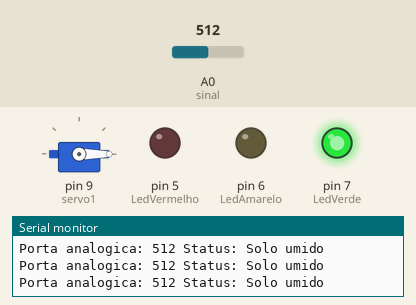
This sketch was run on a simulated Arduino Uno, built with avr-gcc and run on an emulated ATmega328P. On the bench: servo, output pins drawn as LEDs (lit = HIGH), the last lines printed to the serial monitor. Inputs (shaded band) come from the test bench; at power-on: A0 (sinal) = 512.

Above: at 1.2 s.
1.3 s: A0 (sinal) set to 610
At 1.8 s:
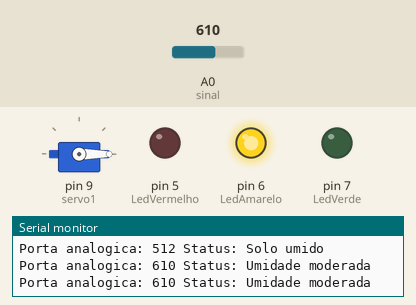
3.0 s: A0 (sinal) set to 810
At 4.3 s:
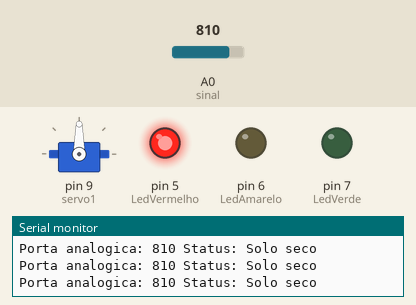
4.6 s: A0 (sinal) set to 790
At 5.8 s:
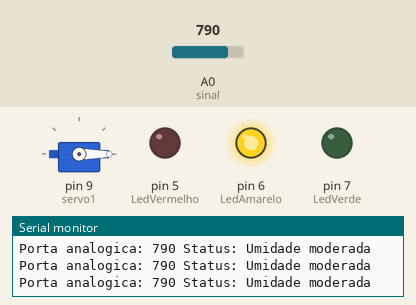
6.2 s: A0 (sinal) set to 900
At 7.2 s:
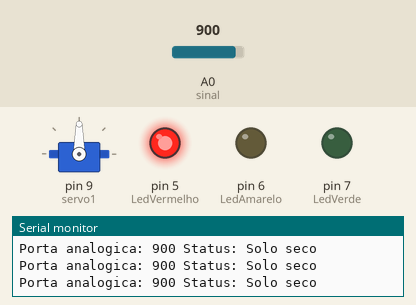
Timing chart, 0 to 8.8 s (numbered marks = the images above; inputs shaded):
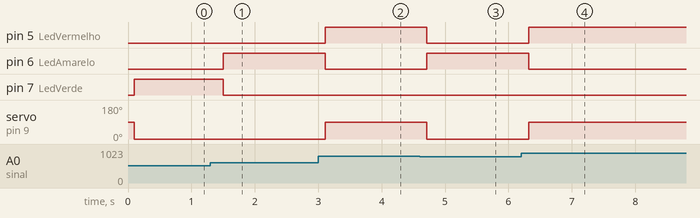

Measured:
- after the input at 1.3 s, pin 6 (LedAmarelo): LOW → HIGH after 0.21 s; pin 7 (LedVerde): HIGH → LOW after 0.21 s
- after the input at 3.0 s, pin 5 (LedVermelho): LOW → HIGH after 0.11 s; pin 6 (LedAmarelo): HIGH → LOW after 0.11 s; servo on pin 9 (servo1): 0° → 90° after 0.11 s
- after the input at 4.6 s, pin 5 (LedVermelho): HIGH → LOW after 0.12 s; pin 6 (LedAmarelo): LOW → HIGH after 0.12 s; servo on pin 9 (servo1): 90° → 0° after 0.12 s
- after the input at 6.2 s, pin 5 (LedVermelho): LOW → HIGH after 0.12 s; pin 6 (LedAmarelo): HIGH → LOW after 0.12 s; servo on pin 9 (servo1): 0° → 90° after 0.12 s

The sketch:

Projeto_IDE.ino
```cpp
// Inclusão da biblioteca para utilização do servo motor
#include <Servo.h>

// Definição de variaveis
#define sinal A0
#define LedVermelho 5
#define LedAmarelo 6
#define LedVerde 7

// Criação de variaveis
Servo servo1;
int valor;
int posicao;


void setup()
{
  Serial.begin(9600);
  servo1.attach(9);
  pinMode(sinal, INPUT);
  pinMode(LedVermelho, OUTPUT);
  pinMode(LedAmarelo, OUTPUT);
  pinMode(LedVerde, OUTPUT);
}

void loop()
{
  //Le o valor do pino A0 do sensor
  valor = analogRead(sinal);

  //Mostra o valor da porta analogica no serial monitor
  Serial.print("Porta analogica: ");
  Serial.print(valor);
  delay(100);

  //Solo umido, acende o led azul
  if (valor > 0 && valor < 600)
  {
    Serial.println(" Status: Solo umido");
    apagaleds();
    digitalWrite(LedVerde, HIGH);
    posicao = 0;
    servo1.write(posicao);
  }

  //Solo com umidade moderada, acende led amarelo
  if (valor > 600 && valor < 800)
  {
    Serial.println(" Status: Umidade moderada");
    apagaleds();
    digitalWrite(LedAmarelo, HIGH);
    posicao = 0;
    servo1.write(posicao);
  }

  //Solo seco, acende led vermelho
  if (valor > 800 && valor < 1024)
  {
    Serial.println(" Status: Solo seco");
    apagaleds();
    digitalWrite(LedVermelho, HIGH);
    // Define posição do variação do servo motor e aciona o mesmo
    posicao = 90;
    servo1.write(posicao);
  }
  delay(100);
}

// Função para apagar os leds
void apagaleds()
{
  digitalWrite(LedVermelho, LOW);
  digitalWrite(LedAmarelo, LOW);
  digitalWrite(LedVerde, LOW);
}
```
